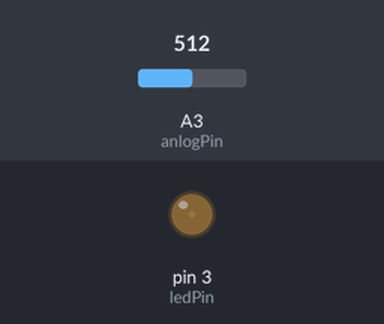
A sketch run on a simulated Arduino Uno, built with avr-gcc and run on an emulated ATmega328P. Parts: output pins drawn as LEDs (lit = HIGH). The inputs (shaded band) are chosen by the test bench; at power-on: A3 (anlogPin) = 512.

Above: at 1.2 s.
1.3 s: A3 (anlogPin) set to 306
At 2.1 s:
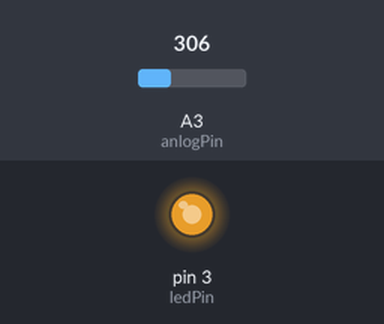
2.8 s: A3 (anlogPin) set to 0
At 3.3 s:
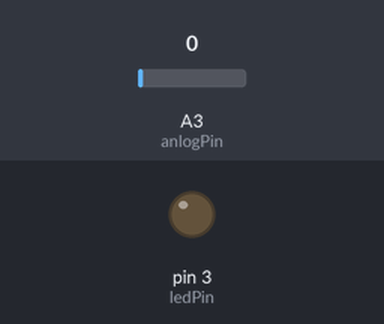
Timing chart, 0 to 5.8 s (numbered marks = the images above; inputs shaded):
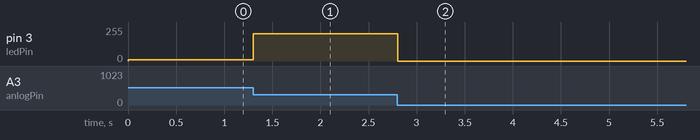

The sketch:

ANALOG_OUTPUT_VALUE.ino
```cpp
int anlogPin = A3;
int ledPin = 3;

float volt;
float potentInVal;

float v = 0;

void setup() {
  // put your setup code here, to run once:
  pinMode(anlogPin,INPUT);

  //Serial.begin(9600);

  pinMode(ledPin,OUTPUT);
}

void loop() {

  // put your main code here, to run repeatedly:

  potentInVal = analogRead(anlogPin);

//  volt = map(potentInVal, 0, 1023, 0, 255);

  volt = (1024./255.) * potentInVal;

  analogWrite(ledPin,volt);

  //Serial.println(readValue);
  //Serial.println(v);

  delay(100);
}
```

Measured:
- after the input at 1.3 s, pin 3 (ledPin): 8/255 → 204/255 at once
- after the input at 2.8 s, pin 3 (ledPin): 204/255 → 0/255 at once
